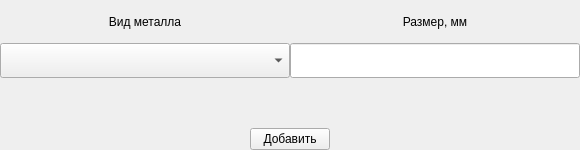
<?xml version="1.0" encoding="UTF-8"?>
<ui version="4.0">
 <class>add_new_metal_type_dialog</class>
 <widget class="QFrame" name="add_new_metal_type_dialog">
  <property name="geometry">
   <rect>
    <x>0</x>
    <y>0</y>
    <width>580</width>
    <height>150</height>
   </rect>
  </property>
  <property name="windowTitle">
   <string>Frame</string>
  </property>
  <layout class="QVBoxLayout" name="verticalLayout">
   <property name="spacing">
    <number>0</number>
   </property>
   <property name="leftMargin">
    <number>0</number>
   </property>
   <property name="topMargin">
    <number>0</number>
   </property>
   <property name="rightMargin">
    <number>0</number>
   </property>
   <property name="bottomMargin">
    <number>0</number>
   </property>
   <item>
    <layout class="QHBoxLayout" name="horizontalLayout_2" stretch="5,5">
     <property name="spacing">
      <number>0</number>
     </property>
     <item>
      <widget class="QLabel" name="type_metall_label">
       <property name="text">
        <string>Вид металла</string>
       </property>
       <property name="alignment">
        <set>Qt::AlignCenter</set>
       </property>
      </widget>
     </item>
     <item>
      <widget class="QLabel" name="label">
       <property name="text">
        <string>Размер, мм</string>
       </property>
       <property name="alignment">
        <set>Qt::AlignCenter</set>
       </property>
      </widget>
     </item>
    </layout>
   </item>
   <item>
    <layout class="QHBoxLayout" name="horizontalLayout" stretch="5,5">
     <property name="spacing">
      <number>0</number>
     </property>
     <property name="bottomMargin">
      <number>50</number>
     </property>
     <item>
      <widget class="QComboBox" name="type_metall_combo_box">
       <property name="minimumSize">
        <size>
         <width>0</width>
         <height>35</height>
        </size>
       </property>
      </widget>
     </item>
     <item>
      <widget class="QLineEdit" name="lineEdit">
       <property name="sizePolicy">
        <sizepolicy hsizetype="Expanding" vsizetype="Preferred">
         <horstretch>0</horstretch>
         <verstretch>0</verstretch>
        </sizepolicy>
       </property>
      </widget>
     </item>
    </layout>
   </item>
   <item>
    <layout class="QHBoxLayout" name="horizontalLayout_4">
     <item>
      <spacer name="horizontalSpacer_4">
       <property name="orientation">
        <enum>Qt::Horizontal</enum>
       </property>
       <property name="sizeHint" stdset="0">
        <size>
         <width>40</width>
         <height>20</height>
        </size>
       </property>
      </spacer>
     </item>
     <item>
      <widget class="QPushButton" name="ok_button_2">
       <property name="sizePolicy">
        <sizepolicy hsizetype="Minimum" vsizetype="Fixed">
         <horstretch>0</horstretch>
         <verstretch>0</verstretch>
        </sizepolicy>
       </property>
       <property name="text">
        <string>Добавить</string>
       </property>
      </widget>
     </item>
     <item>
      <spacer name="horizontalSpacer_5">
       <property name="orientation">
        <enum>Qt::Horizontal</enum>
       </property>
       <property name="sizeHint" stdset="0">
        <size>
         <width>40</width>
         <height>20</height>
        </size>
       </property>
      </spacer>
     </item>
    </layout>
   </item>
  </layout>
 </widget>
 <resources/>
 <connections/>
</ui>
